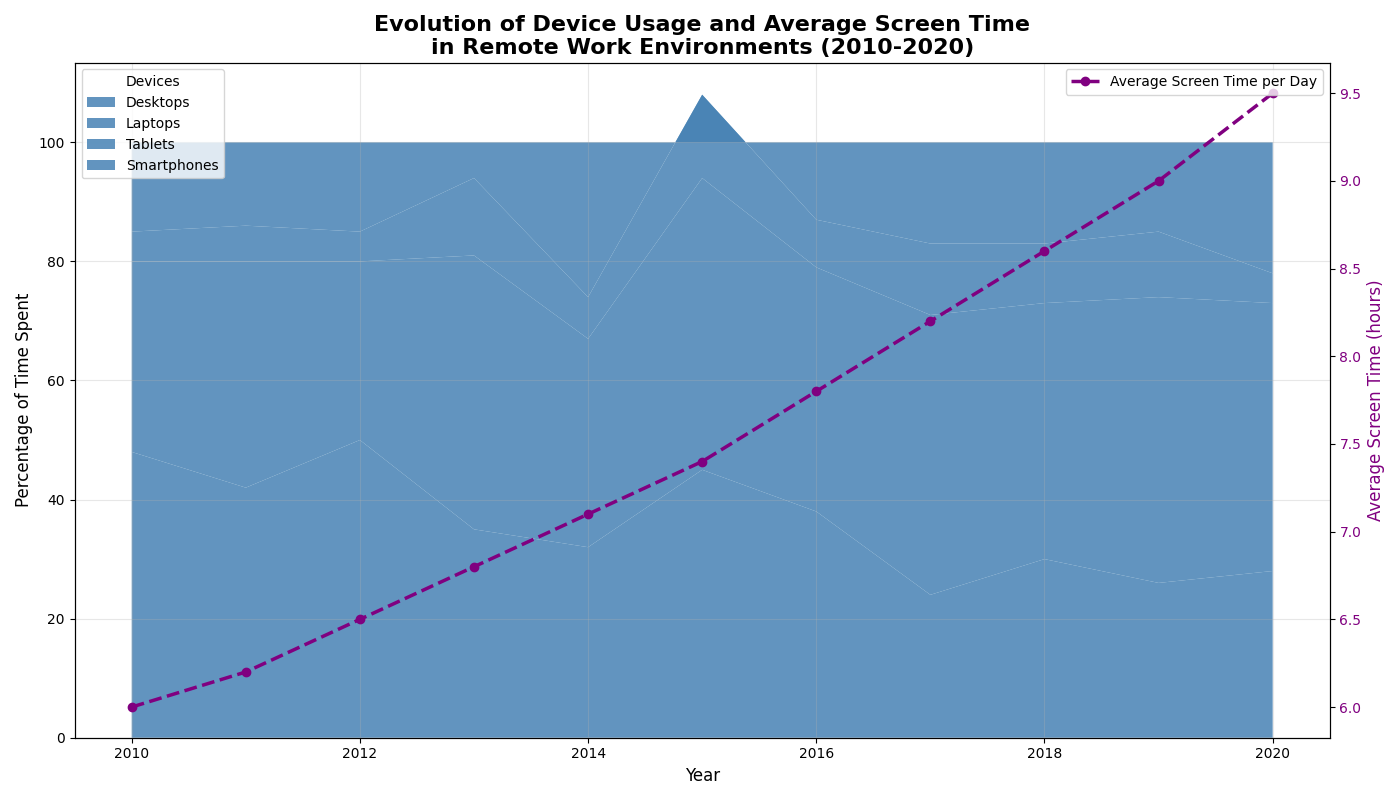

This chart was generated by the following Python code:
import matplotlib.pyplot as plt
import numpy as np

years = np.arange(2010, 2021)

desktops = np.array([48, 42, 50, 35, 32, 45, 38, 24, 30, 26, 28])
laptops = np.array([32, 38, 30, 46, 35, 49, 41, 47, 43, 48, 45])
tablets = np.array([5, 6, 5, 13, 7, 14, 8, 12, 10, 11, 5])
smartphones = 100 - (desktops + laptops + tablets)

average_screen_time = np.array([6, 6.2, 6.5, 6.8, 7.1, 7.4, 7.8, 8.2, 8.6, 9, 9.5])

fig, ax1 = plt.subplots(figsize=(14, 8))

# Apply a single color across all data groups
single_color = '#4682B4'
ax1.stackplot(years, desktops, laptops, tablets, smartphones, labels=['Desktops', 'Laptops', 'Tablets', 'Smartphones'], colors=[single_color]*4, alpha=0.85)
ax1.set_xlabel('Year', fontsize=12)
ax1.set_ylabel('Percentage of Time Spent', fontsize=12, color='k')
ax1.set_title('Evolution of Device Usage and Average Screen Time\nin Remote Work Environments (2010-2020)', fontsize=16, weight='bold')

ax1.grid(alpha=0.3)
ax1.legend(loc='upper left', title='Devices', fontsize=10)

ax2 = ax1.twinx()
ax2.plot(years, average_screen_time, color='purple', marker='o', linestyle='--', linewidth=2.5, label='Average Screen Time per Day')
ax2.set_ylabel('Average Screen Time (hours)', fontsize=12, color='purple')
ax2.tick_params(axis='y', labelcolor='purple')

ax2.legend(loc='upper right', fontsize=10)

plt.tight_layout()
plt.show()
